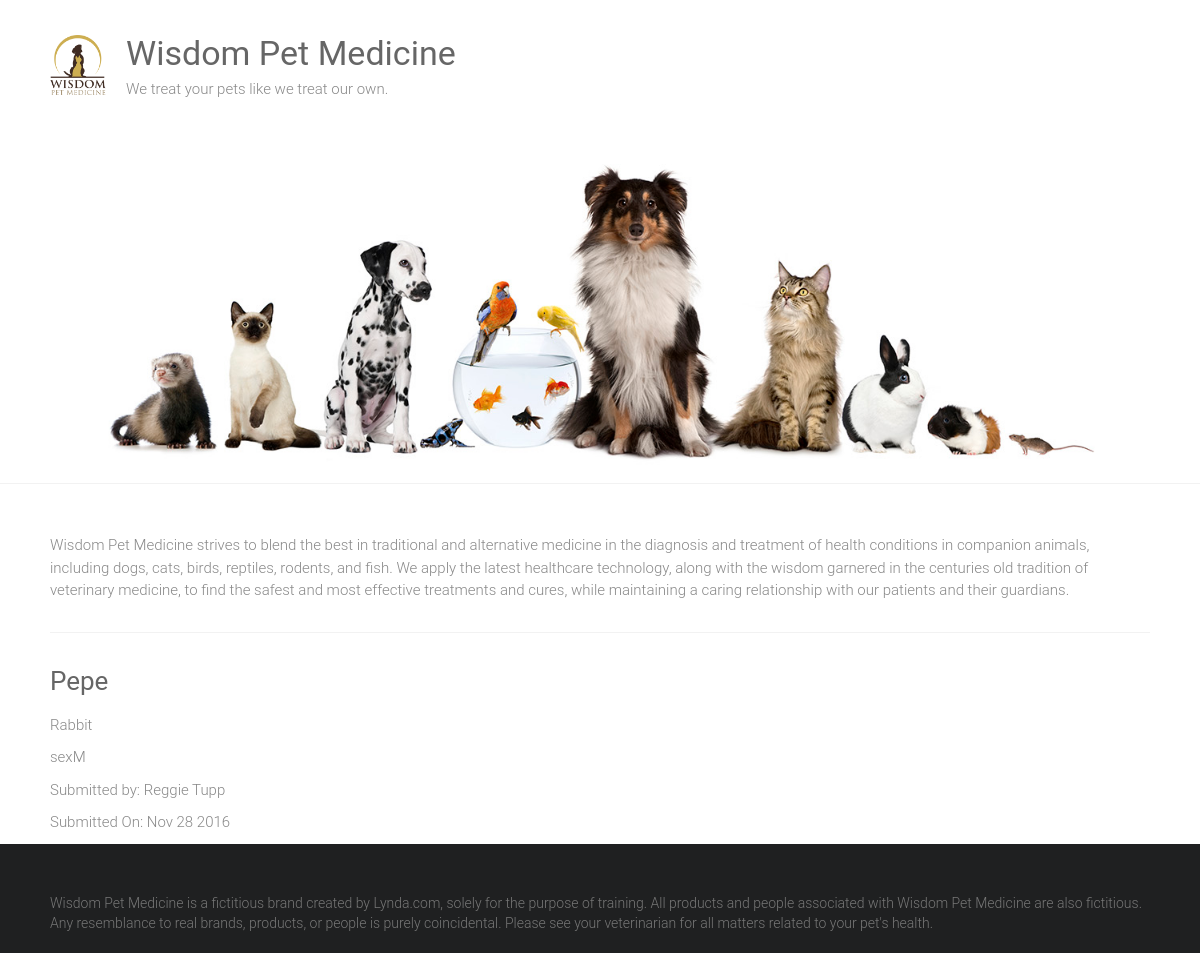
Page /adoptions/1/ on the committed database.
### adoptions/models.py (models this page shows)
class Pet(models.Model):
    id = models.AutoField(primary_key=True)
    SEX_CHOICE= [('M','Male'),('F','Female')]
    name = models.CharField(max_length=100)
    submitter = models.CharField(max_length=100)
    species = models.CharField( max_length=10)
    breed = models.CharField( max_length=50, blank=True)
    description = models.TextField()
    sex = models.CharField(max_length=1, choices=SEX_CHOICE, blank=True)
    submission_date = models.DateTimeField()
    age = models.IntegerField(null=True)
    vaccinations = models.ManyToManyField("Vaccine",blank=True)

### adoptions/views.py (the view)
# urls.py: path('adoptions/<int:pet_id>/', views.pet_detail, name='pet_detail'),
def pet_detail(request,pet_id):
    try:
        pet =  Pet.objects.get(id= pet_id)
    except Pet.DoesNotExist:
        raise Http404('pet not found')
    return render(request, 'pet_detail.html',{
        'pet':pet,
    })

### adoptions/templates/pet_detail.html (shortened to what this page needs)
{% extends 'base.html' %}
{% block content %}
<div>
    <h3>{{pet.name|capfirst}}</h3>
    <p>{{pet.species}}</p>
    {%if pet.sex%}
        <p>sex{{pet.sex}}</p>
    {% endif %}
    <p>Submitted by: {{pet.submitter}}</p>
    <p>Submitted On: {{pet.submission_date|date:"M d Y"}}
</div>
{% endblock %}

### static/style.css (style rules this page uses)
html, body, div, span, applet, object, iframe, h1, h2, h3, h4, h5, h6, p, blockquote, pre, a, abbr, acronym, address, big, cite, code, del, dfn, em, font, ins, kbd, q, s, samp, small, strike, strong, sub, sup, tt, var, dl, dt, dd, ol, ul, li, fieldset, form, label, legend, table, caption, tbody, tfoot, thead, tr, th, td { border: 0; font: inherit; font-size: 100%; font-style: inherit; font-weight: inherit; margin: 0; outline: 0; padding: 0; vertical-align: baseline; }
html { overflow-y: scroll; -webkit-text-size-adjust: 100%; -ms-text-size-adjust: 100%; }
h1, h2, h3, h4, h5, h6 { color: #666666; line-height: 1.4; padding-bottom: 15px; font-weight: normal; }
h3 { font-size: 26px; }
body, button, input, select, textarea { color: #888888; font-size: 15px; line-height: 1.5; font-family: 'Roboto', sans-serif; font-weight: 300; }
p { color: #888888; font-size: 15px; line-height: 1.5; margin-bottom: 15px; font-weight: 300; }
body { background: #f2f2f2; }
body { padding-top: 30px; padding-bottom: 30px; }
body.wide { padding-top: 0; padding-bottom: 0; }
.single-page p { margin-bottom: 10px; }

### rows in the picture
Pet: name "Pepe", species "Rabbit", sex "M", submitter "Reggie Tupp", submission_date "Nov 28 2016"
